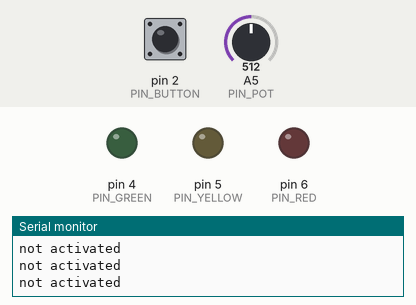
Recording of a sketch running on a simulated Arduino Uno, built with avr-gcc and run on an emulated ATmega328P. On the bench: output pins drawn as LEDs (lit = HIGH), the last lines printed to the serial monitor. Inputs (shaded band) come from the test bench; at power-on: pin 2 (PIN_BUTTON) LOW, A5 (PIN_POT) = 512.

Above: at 2.8 s.
2.9 s: pin 2 (PIN_BUTTON) pulled HIGH for 1.2 s
At 3.9 s:
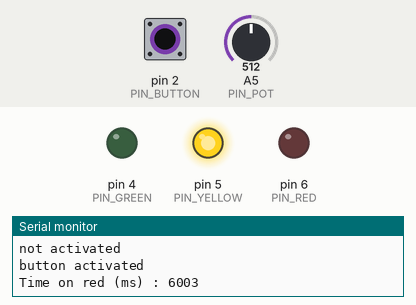
At 4.5 s:
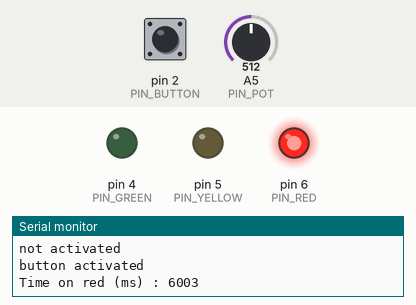
8.2 s: pin 2 (PIN_BUTTON) pulled HIGH for 3.2 s
At 11.4 s:
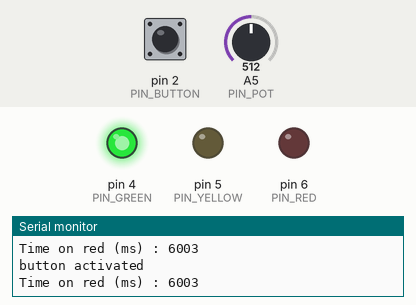
Timing chart, 0 to 19.5 s (numbered marks = the images above; inputs shaded):
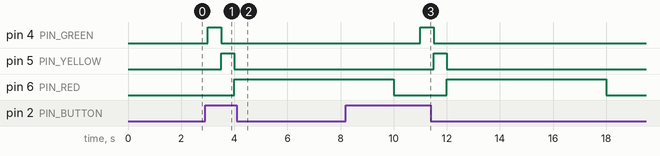

Measured:
- after the input at 2.9 s, pin 4 (PIN_GREEN): LOW → HIGH after 0.10 s, → LOW 0.50 s later; pin 5 (PIN_YELLOW): LOW → HIGH after 0.60 s, → LOW 0.50 s later; pin 6 (PIN_RED): LOW → HIGH after 1.1 s
- after the input at 8.2 s, pin 4 (PIN_GREEN): LOW → HIGH after 2.8 s, → LOW 0.50 s later; pin 5 (PIN_YELLOW): LOW → HIGH after 3.3 s, → LOW 0.50 s later

The sketch:

exercice3.ino
```cpp
#define PIN_GREEN 4
#define PIN_YELLOW 5
#define PIN_RED 6
#define PIN_BUTTON 2

#define PIN_POT A5
/**
*temps minimum d'allumage du feux piéton
*/
#define TEMPS_MIN 2000
/**
*temps maximum d'allumage du feux piéton
*/
#define TEMPS_MAX 10000


/**
* get ration of DAC
* @param adcValue
* @param vRef
* @return ADCRatio
*/
float getADCRatio(uint16_t adcValue, float vRef = 5) {
  return (vRef / 1024.0F) * (float)adcValue;
}

// the setup function runs once when you press reset or power the board
void setup() {
  Serial.begin(9600);
  pinMode(PIN_GREEN, OUTPUT);
  pinMode(PIN_YELLOW, OUTPUT);
  pinMode(PIN_RED, OUTPUT);
  pinMode(PIN_BUTTON, INPUT);
}


// the loop function runs over and over again forever
void loop() {
  int buttonState = digitalRead(PIN_BUTTON);
  if (buttonState > 0) {
    Serial.println("button activated");
    int potValue = analogRead(PIN_POT);
    long timeToWaitOnRed=map(potValue, 0, 1023, TEMPS_MIN, TEMPS_MAX);
    Serial.print("Time on red (ms) : ");
    Serial.println(timeToWaitOnRed);
    // float voltageValue = getADCRatio(potValue);
    // Serial.print("voltage value : ");
    // Serial.println(voltageValue);
    digitalWrite(PIN_GREEN, HIGH);
    delay(500);
    digitalWrite(PIN_GREEN, LOW);
    digitalWrite(PIN_YELLOW, HIGH);
    delay(500);
    digitalWrite(PIN_YELLOW, LOW);
    digitalWrite(PIN_RED, HIGH);
    delay(timeToWaitOnRed);
    digitalWrite(PIN_RED, LOW);
  } else {
    Serial.println("not activated");
  }
  delay(1000);
}
```
